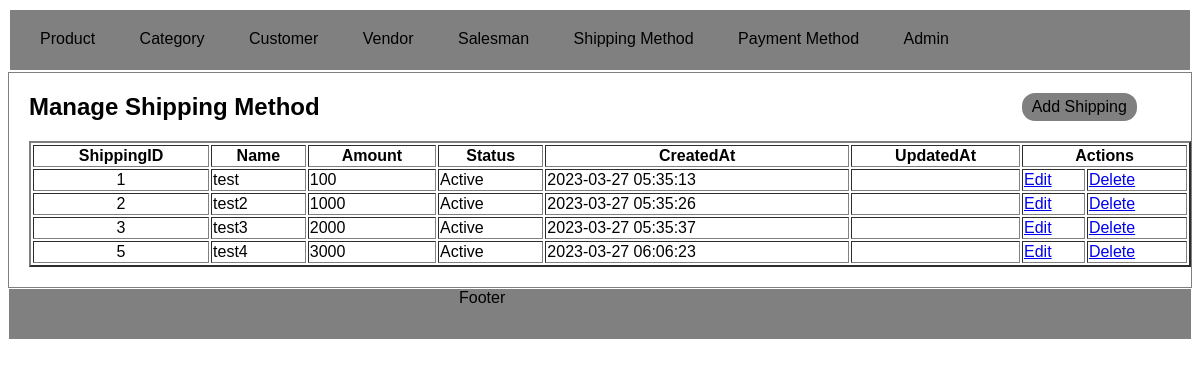
Page /index.php?c=shipping&a=grid on the committed database.
### tables this page shows
CREATE TABLE `shipping` (
  `shipping_id` int(11) NOT NULL,
  `name` varchar(255) NOT NULL,
  `amount` decimal(20,0) NOT NULL,
  `status` enum('1','2') NOT NULL,
  `created_at` datetime DEFAULT NULL,
  `updated_at` datetime DEFAULT NULL
);

### Model/Core/View.php (called while the page is built, shortened)
<?php
class Model_Core_View
{
	protected $template = Null;
	protected $data = [];
	public function __get($key)
	{
		return $this->data[$key];
	}
	public function setTemplate($path)
	{
		$this->template = $path;
		return $this;
	}
	public function getTemplate()
	{
		return $this->template;
	}
	public function setData($data)
	{
		$this->data = $data;
		return $this;
	}
	public function render()
	{
		require_once 'View'.DS.$this->getTemplate();
	}
}

### Controller/Core/Action.php (called while the page is built, shortened)
<?php
class Controller_Core_Action
{
	protected $view = Null;
	public function setView($view)
	{
		$this->view = $view;
		return $this;
	}
	public function getView()
	{
		if($this->view){
			return $this->view;
		}
		$view = new Model_Core_View();
		return $view;
	}
	public function render()
	{
		$this->getView()->render();
	}
}

### Controller/Shipping.php (called while the page is built, shortened)
<?php
class Controller_Shipping extends Controller_Core_Action
{
	public function gridAction()
	{
		$sql = "SELECT * FROM `shipping`";
		$shippings = Ccc::getModel('Shipping_Row')->fetchAll($sql);
		$this->render();
	}
}
?>

### Index.php (called while the page is built, shortened)
<?php
class Ccc
{
	static function init()
	{
		$front = new Controller_Core_Front();
		$front->init();
	}
}
Ccc :: init();
?>

### Model/Core/Table/Row.php (called while the page is built, shortened)
<?php
class Model_Core_Table_Row
{
	protected $data = [];
	public function __get($key)
	{
		return $this->data[$key];
	}
	public function getStatusText()
	{
		$statuses = $this->getTable()->getStatusOptions();
		if(array_key_exists($this->status, $statuses)){
			return $statuses[$this->status];
		}
		return $statuses[Model_Core_Table::STATUS_DEFAULT];
	}
	public function setTable($tableModel){
		return $this;
	}
	public function getTable()
	{
		$tableModel = new $model();
		return $tableModel;
	}
	public function fetchAll($sql)
	{
		$arrayData = $this->getTable()->fetchAll($sql);
		return $arrayData;
	}
	public function setData(array $data)
	{
		$this->data = array_merge($this->data,$data);
		return $this;
	}
}

### Model/Core/Adapter.php (called while the page is built, shortened)
<?php
class Model_Core_Adapter
{
	protected $config = [
		'servername' => 'localhost',
		'username' => 'root',
		'password' => '',
		'dbname' => 'project-ujjawal-rajyaguru-04-average'
	];
	public function connect()
	{
		$this->conn = mysqli_connect($this->config['servername'],$this->config['username'],$this->config['password'],$this->config['dbname']);
		return $this->conn;
	}
	public function query($sql)
	{
		$connect = $this->connect();
		return $connect->query($sql);
	}
	public function fetchAll($sql)
	{
		$result = $this->query($sql);
		return $result->fetch_all(MYSQLI_ASSOC);
	}
}

### Model/Core/Table.php (called while the page is built, shortened)
<?php
class Model_Core_Table
{
	public function getStatusOptions()
	{
		return [
			self::STATUS_ACTIVE => self::STATUS_ACTIVE_lBl,
			self::STATUS_INACTIVE => self::STATUS_INACTIVE_lBl
		];
	}
	public function getAdapter()
	{
		$adapter = new Model_Core_Adapter();
		return $adapter;
	}
	public function setTableName($tableName)
	{
		return $this;
	}
	public function setPrimaryKey($primaryKey)
	{
		return $this;
	}
	public function fetchAll($query)
	{
		$adapter = $this->getAdapter();
		$result = $adapter->fetchAll($query);
		return $result;
	}
}

### View/shipping_method/grid.phtml (the view, shortened to what this page needs)
<?php
$shippings = $this->shippings;
?>
<!DOCTYPE html>
<html>
<head>
	<link rel="stylesheet" type="text/css" href="View/skin/style.css">
</head>
<body>
	<?php require_once 'View/html/header.phtml'; ?>
	<div class="content-main">
		<div class="content">
			<h2>Manage Shipping Method</h2>
			<a href="<?php print_r($url->getUrl('add')); ?>">Add Shipping</a>
		</div>
		<table border="2px" width="100%">
			<tr>
				<th>ShippingID</th>
				<th>Name</th>
				<th>Amount</th>
				<th>Status</th>
				<th>CreatedAt</th>
				<th>UpdatedAt</th>
				<th colspan="2">Actions</th>
			</tr>
			<?php if(is_array($shippings)): ?>
				<?php foreach($shippings as $shipping): ?>
				<tr>
					<td><center><?php echo $shipping->shipping_id; ?></center></td>
					<td><?php echo $shipping->name; ?></td>
					<td><?php echo $shipping->amount; ?></td>
					<td><?php echo $shipping->getStatusText() ?></td>
					<td><?php echo $shipping->created_at; ?></td>
					<td><?php echo $shipping->updated_at ?></td>
					<td><a href="<?php print_r($url->getUrl('edit',Null,['id'=>$shipping->shipping_id])); ?>">Edit</a></td>
					<td><a href="<?php print_r($url->getUrl('delete',Null,['id'=>$shipping->shipping_id])); ?>">Delete</a></td>
				</tr>
				<?php endforeach; ?>
			<?php else: ?>
				<tr>
					<td colspan="8">No records available.</td>
				</tr>
			<?php endif; ?>
		</table>
	</div>
	<?php require_once 'View/html/footer.phtml'; ?>
</body>
</html>

### View/skin/style.css (style rules this page uses)
* { font-family: Arial, Helvetica, sans-serif; }
.content-main { border: 1px solid grey; padding-left: 20px; padding-bottom: 20px; }
.content { display: flex; }
.content a { margin: 18px 0px 18px 850px; border: 2px solid white; background-color: grey; border-radius: 15px; padding: 5px 10px; text-decoration: none; color: black; }

### View/shipping_method/grid.phtml (style rules this page uses)
.content a { margin: 18px 0px 18px 700px; }

### rows in the picture
shipping: shipping_id "1", name "test", amount "100", status "Active", created_at "2023-03-27 05:35:13"
shipping: shipping_id "2", name "test2", amount "1000", status "Active", created_at "2023-03-27 05:35:26"
shipping: shipping_id "3", name "test3", amount "2000", status "Active", created_at "2023-03-27 05:35:37"
shipping: shipping_id "5", name "test4", amount "3000", status "Active", created_at "2023-03-27 06:06:23"
